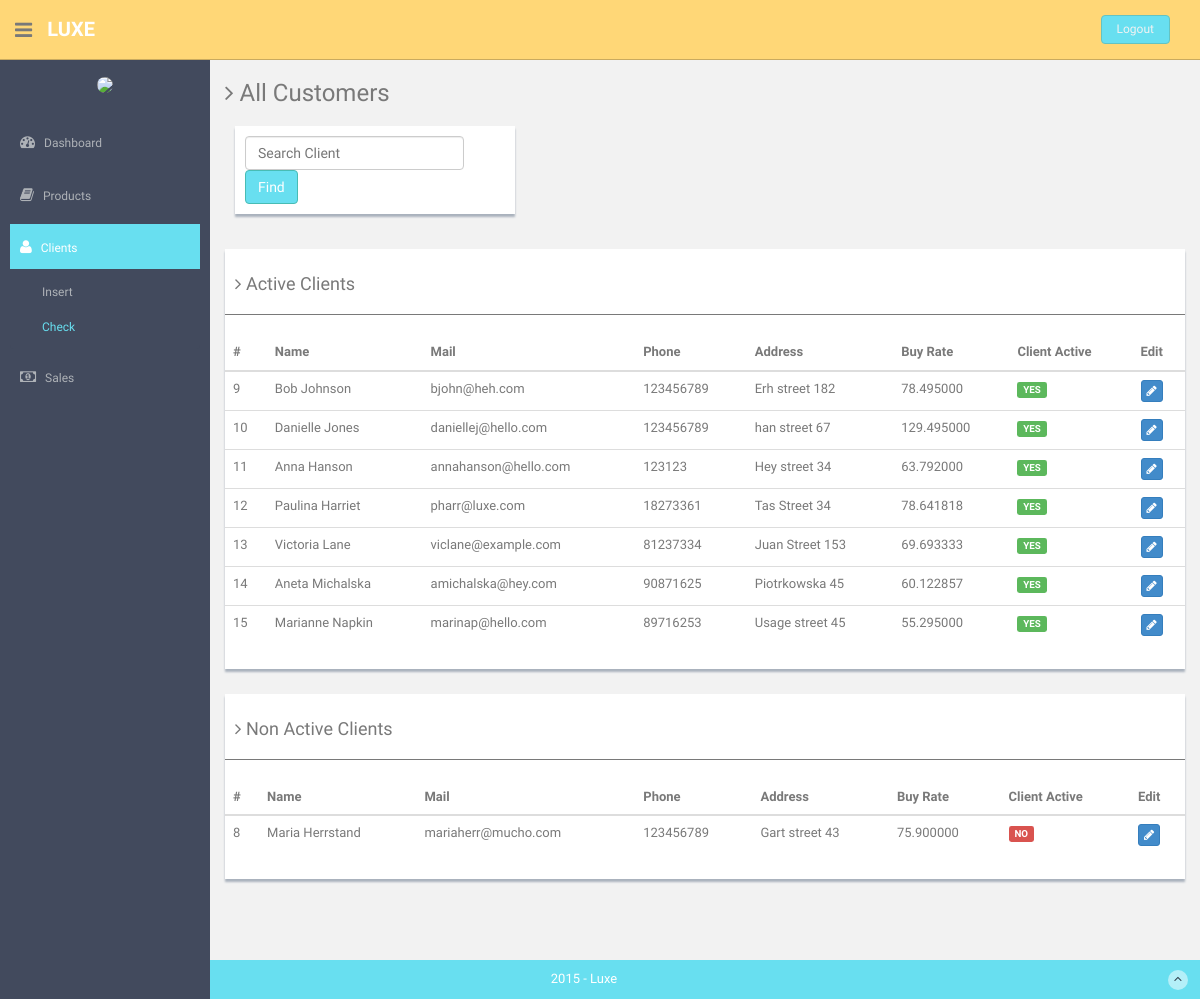
Screenshot of /clients.php (signed in) with the database file from the repository.
### tables this page shows
CREATE TABLE `Clients` (
  `ClientId` int(4) NOT NULL AUTO_INCREMENT,
  `ClientName` varchar(20) NOT NULL,
  `ClientSurname` varchar(20) NOT NULL,
  `ClientMail` varchar(30) NOT NULL,
  `ClientPhone` varchar(11) NOT NULL DEFAULT '',
  `ClientAddress` varchar(30) NOT NULL,
  `ClientBuyRate` double(7,2) NOT NULL,
  `ClientActive` enum('YES','NO') NOT NULL DEFAULT 'YES',
  PRIMARY KEY (`ClientId`),
  KEY `ClientId` (`ClientId`)
);

### functions.php (called while the page is built, shortened)
<?php
	function viewActiveClients(){
	      $db = Database::connect();
	      $db->setAttribute(PDO::ATTR_ERRMODE, PDO::ERRMODE_EXCEPTION);
	      $stmt = $db->query('select * from Clients where ClientActive = "YES";');
         return $stmt;
	}
	function seeBuyRate($id){
		$db = Database::connect();
		$db->setAttribute(PDO::ATTR_ERRMODE, PDO::ERRMODE_EXCEPTION);
		$stmt = $db->prepare('SELECT AVG(ProdPrice) as BR FROM Products JOIN ProductsBySales ON ProductsBySales.IdProduct = Products.ProdId JOIN Sales ON Sales.SalesId = ProductsBySales.IdSale WHERE Sales.IdClient=?');
		$stmt->execute(array($id));
		$result = $stmt->fetch(PDO::FETCH_ASSOC);
		if($result > 0){
			return $result;
		}else{
			return null;
		}
	}
	function viewNonActiveClients(){
	      $db = Database::connect();
	      $db->setAttribute(PDO::ATTR_ERRMODE, PDO::ERRMODE_EXCEPTION);
	      $stmt = $db->query('select * from Clients where ClientActive = "NO";');
         return $stmt;
	}
?>

### clients.php (the view, shortened to what this page needs)
<?php require_once 'functions.php';?>
<!DOCTYPE html>
<html lang="en">
  <head>
    <link href="assets/css/bootstrap.css" rel="stylesheet">
    <link href="assets/font-awesome/css/font-awesome.css" rel="stylesheet" />
    <link href="assets/css/style.css" rel="stylesheet">
    <link href="assets/css/style-responsive.css" rel="stylesheet">
  </head>
  <body>
  <section id="container" >
      <header class="header black-bg">
              <div class="sidebar-toggle-box">
                  <div class="fa fa-bars tooltips" data-placement="right" data-original-title="Toggle Navigation"></div>
              </div>
            <a href="index.php" class="logo"><b>Luxe</b></a>
            <div class="top-menu">
            	<ul class="nav pull-right top-menu">
                    <li><a class="logout" href="login.php">Logout</a></li>
            	</ul>
            </div>
        </header>
      <aside>
          <div id="sidebar"  class="nav-collapse ">
              <ul class="sidebar-menu" id="nav-accordion">
              	  <p class="centered"><img src="assets/img/ui-juan.jpg" class="img-circle" width="60"></p>
                  <li class="mt">
                      <a href="index.php">
                          <i class="fa fa-dashboard"></i>
                          <span>Dashboard</span>
                      </a>
                  </li>
                  <li class="sub-menu">
                      <a href="javascript:;" >
                          <i class="fa fa-book"></i>
                          <span>Products</span>
                      </a>
                  </li>
                  <li class="sub-menu">
                      <a class="active" href="javascript:;" >
                          <i class="fa fa-user"></i>
                          <span>Clients</span>
                      </a>
                      <ul class="sub">
                          <li><a href="formClient.php">Insert</a></li>
                          <li class="active"><a href="clients.php">Check</a></li>
                      </ul>
                  </li>
                  <li class="sub-menu">
                      <a href="sales.php">
                          <i class="fa fa-money"></i>
                          <span>Sales</span>
                      </a>
                  </li>
              </ul>
          </div>
      </aside>
      <section id="main-content">
          <section class="wrapper site-min-height">
          	<h3><i class="fa fa-angle-right"></i> All Customers</h3>
				<div class="row">
					<div class="col-md-4">
						<div class="form-panel">
							<form class="form-inline">
								<div class="form-group">
									<input type="text" class="form-control" name="clientName" id="clientName" placeholder="Search Client">
								</div>
								<span id="clientFinder" class="btn btn-theme">Find</span>
							</form>
						</div>
					</div>
				</div>
          	<div class="row mt">
          		<div class="col-md-12">
	                  	  <div class="content-panel">
	                  	  	  <h4><i class="fa fa-angle-right"></i> Active Clients</h4>
	                  	  	  <hr>
		                      <table class="table table-advance table-hover">
                              <thead>
                                 <tr>
                                    <th>#</th>
                                    <th>Name</th>
                                    <th>Mail</th>
                                    <th class="hidden-phone">Phone</th>
												<th class="hidden-phone">Address</th>
												<th>Buy Rate</th>
												<th>Client Active</th>
												<th>Edit</th>
                                 </tr>
                              </thead>
                              <tbody>
                                 <?php
                                    $results = viewActiveClients();
                                    if($results -> rowCount()<=0){
                                       echo '<tr><td>No clients available</td></tr>';
                                    }else{
                                       foreach ($results as $row) {
														$br = seeBuyRate($row['ClientId']);
                                          echo '<tr>';
                                          echo '<td>'.$row['ClientId']. '</td>';
                                          echo '<td>'.$row['ClientName'].' '.$row['ClientSurname'].'</td>';
                                          echo '<td>'.$row['ClientMail'].'</td>';
                                          echo '<td class="hidden-phone">'.$row['ClientPhone'].'</td>';
														echo '<td class="hidden-phone">'.$row['ClientAddress'].'</td>';
														echo '<td>'.$br['BR'].'</td>';
														echo '<td><span class="label label-success">'.$row['ClientActive'].'</span></td>';
                                          echo '<td>
                                               <a href="editClient.php?idC='.$row['ClientId'].'" class="btn btn-primary btn-xs"><i class="fa fa-pencil"></i></a>
                                               </td>';
                                          echo '</tr>';
                                       }
                                    }
                                 ?>
                              </tbody>
                            </table>
	                  	  </div>
	            </div>
          		<div class="col-md-12 mt">
	                  	  <div class="content-panel">
	                  	  	  <h4><i class="fa fa-angle-right"></i> Non Active Clients</h4>
	                  	  	  <hr>
		                      <table class="table">
                              <thead>
                                 <tr>
                                    <th>#</th>
                                    <th>Name</th>
                                    <th>Mail</th>
                                    <th class="hidden-phone">Phone</th>
												<th class="hidden-phone">Address</th>
												<th>Buy Rate</th>
												<th>Client Active</th>
												<th>Edit</th>
                                 </tr>
                              </thead>
                              <tbody>
                                 <?php
                                    $results = viewNonActiveClients();
                                    if($results -> rowCount()<=0){
                                       echo '<tr><td>No clients available</td></tr>';
                                    }else{
                                       foreach ($results as $row) {
														$br = seeBuyRate($row['ClientId']);
                                          echo '<tr>';
                                          echo '<td>'.$row['ClientId']. '</td>';
                                          echo '<td>'.$row['ClientName'].' '.$row['ClientSurname'].'</td>';
                                          echo '<td>'.$row['ClientMail'].'</td>';
                                          echo '<td class="hidden-phone">'.$row['ClientPhone'].'</td>';
														echo '<td class="hidden-phone">'.$row['ClientAddress'].'</td>';
														echo '<td>'.$br['BR'].'</td>';
														echo '<td><span class="label label-danger">'.$row['ClientActive'].'</span></td>';
                                          echo '<td>
                                               <a href="editClient.php?idC='.$row['ClientId'].'" class="btn btn-primary btn-xs"><i class="fa fa-pencil"></i></a>
                                               </td>';
                                          echo '</tr>';
                                       }
                                    }
                                 ?>
                              </tbody>
                            </table>
	                  	  </div>
	            </div>
          	</div>
		</section>
      </section>
      <footer class="site-footer">
          <div class="text-center">
              2015 - Luxe
              <a href="clients.php#" class="go-top">
                  <i class="fa fa-angle-up"></i>
              </a>
          </div>
      </footer>
  </section>
  </body>
</html>

### assets/css/style.css (style rules this page uses)
body { color: #797979; background: #f2f2f2; font-family: 'Ruda', sans-serif; padding: 0px !important; margin: 0px !important; font-size:13px; }
ul li { list-style: none; }
a, a:hover, a:focus { text-decoration: none; outline: none; }
#container { width: 100%; height: 100%; }
.btn-theme { color: #fff; background-color: #68dff0; border-color: #48bcb4; }
hr { margin-top: 20px; margin-bottom: 20px; border: 0; border-top: 1px solid #797979; }
.centered { text-align: center; }
.mt { margin-top: 25px; }
ul.top-menu > li > .logout { color: #f2f2f2; font-size: 12px; border-radius: 4px; -webkit-border-radius: 4px; border: 1px solid #64c3c2 !important; padding: 5px 15px; margin-right: 15px; background: #68dff0; margin-top: 15px; }
#sidebar { width: 210px; height: 100%; position: fixed; background: #424a5d; }
#sidebar ul li { position: relative; }
#sidebar .sub-menu > .sub li { padding-left: 32px; }
#sidebar .sub-menu > .sub li:last-child { padding-bottom: 10px; }
ul.sidebar-menu , ul.sidebar-menu li ul.sub { margin: -2px 0 0; padding: 0; }
ul.sidebar-menu { margin-top: 75px; }
#sidebar > ul > li > ul.sub { display: none; }
#sidebar > ul > li.active > ul.sub, #sidebar > ul > li > ul.sub > li > a { display: block; }
ul.sidebar-menu li ul.sub li { background: #424a5d; margin-bottom: 0; margin-left: 0; margin-right: 0; }
ul.sidebar-menu li ul.sub li:last-child { border-radius: 0 0 4px 4px; -webkit-border-radius: 0 0 4px 4px; }
ul.sidebar-menu li ul.sub li a { font-size: 12px; padding: 6px 0; line-height: 35px; height: 35px; -webkit-transition: all 0.3s ease; -moz-transition: all 0.3s ease; -o-transition: all 0.3s ease; -ms-transition: all 0.3s ease; transition: all 0.3s ease; color: #aeb2b7; }
ul.sidebar-menu li ul.sub li.active a { color: #68dff0; -webkit-transition: all 0.3s ease; -moz-transition: all 0.3s ease; -o-transition: all 0.3s ease; -ms-transition: all 0.3s ease; transition: all 0.3s ease; display: block; }
ul.sidebar-menu li { margin-bottom: 5px; margin-left:10px; margin-right:10px; }
ul.sidebar-menu li.sub-menu { line-height: 15px; }
ul.sidebar-menu li a span { display: inline-block; }
ul.sidebar-menu li a { color: #aeb2b7; text-decoration: none; display: block; padding: 15px 0 15px 10px; font-size: 12px; outline: none; -webkit-transition: all 0.3s ease; -moz-transition: all 0.3s ease; -o-transition: all 0.3s ease; -ms-transition: all 0.3s ease; transition: all 0.3s ease; }
ul.sidebar-menu li a.active, ul.sidebar-menu li a:hover, ul.sidebar-menu li a:focus { background: #68dff0; color: #fff; display: block; -webkit-transition: all 0.3s ease; -moz-transition: all 0.3s ease; -o-transition: all 0.3s ease; -ms-transition: all 0.3s ease; transition: all 0.3s ease; }
ul.sidebar-menu li a i { font-size: 15px; padding-right: 6px; }
ul.sidebar-menu li a.active i { color: #fff; }
#main-content { margin-left: 210px; }
.header, .footer { min-height: 60px; padding: 0 15px; }
.header { position: fixed; left: 0; right: 0; z-index: 1002; }
.black-bg { background: #ffd777; border-bottom: 1px solid #c9aa5f; }
.wrapper { display: inline-block; margin-top: 60px; padding-left: 15px; padding-right: 15px; padding-bottom: 15px; padding-top: 0px; width: 100%; }
a.logo { font-size: 20px; color: #ffffff; float: left; margin-top: 15px; text-transform: uppercase; }
a.logo b { font-weight: 900; }
#top_menu .nav > li, ul.top-menu > li { float: left; }
ul.top-menu > li > a { color: #666666; font-size: 16px; border-radius: 4px; -webkit-border-radius: 4px; border:1px solid #666666 !important; padding: 2px 6px; margin-right: 15px; }
.sidebar-toggle-box { float: left; padding-right: 15px; margin-top: 20px; }
.sidebar-toggle-box .fa-bars { cursor: pointer; display: inline-block; font-size: 20px; }
.content-panel { background: #ffffff; box-shadow: 0px 3px 2px #aab2bd; padding-top: 15px; padding-bottom: 5px; }
.content-panel h4 { margin-left: 10px; }
.form-panel { background: #ffffff; margin: 10px; padding: 10px; box-shadow: 0px 3px 2px #aab2bd; text-align: left; }
.site-footer { background: #68dff0; color: #fff; padding: 10px 0; }
.go-top { margin-right: 1%; float: right; background: rgba(255,255,255,.5); width: 20px; height: 20px; border-radius: 50%; -webkit-border-radius: 50%; }
.go-top i { color: #2A3542; }
.site-min-height { min-height: 900px; }

### rows the page displays
clients: ClientId "9", ClientName "Bob", ClientSurname "Johnson", ClientMail "bjohn@heh.com", ClientPhone "123456789", ClientAddress "Erh street 182", BR "78.495000", ClientActive "YES"
clients: ClientId "10", ClientName "Danielle", ClientSurname "Jones", ClientMail "daniellej@hello.com", ClientPhone "123456789", ClientAddress "han street 67", BR "129.495000", ClientActive "YES"
clients: ClientId "11", ClientName "Anna", ClientSurname "Hanson", ClientMail "annahanson@hello.com", ClientPhone "123123", ClientAddress "Hey street 34", BR "63.792000", ClientActive "YES"
clients: ClientId "12", ClientName "Paulina", ClientSurname "Harriet", ClientMail "pharr@luxe.com", ClientPhone "18273361", ClientAddress "Tas Street 34", BR "78.641818", ClientActive "YES"
clients: ClientId "13", ClientName "Victoria", ClientSurname "Lane", ClientMail "viclane@example.com", ClientPhone "81237334", ClientAddress "Juan Street 153", BR "69.693333", ClientActive "YES"
clients: ClientId "14", ClientName "Aneta", ClientSurname "Michalska", ClientMail "amichalska@hey.com", ClientPhone "90871625", ClientAddress "Piotrkowska 45", BR "60.122857", ClientActive "YES"
clients: ClientId "15", ClientName "Marianne", ClientSurname "Napkin", ClientMail "marinap@hello.com", ClientPhone "89716253", ClientAddress "Usage street 45", BR "55.295000", ClientActive "YES"
clients: ClientId "8", ClientName "Maria", ClientSurname "Herrstand", ClientMail "mariaherr@mucho.com", ClientPhone "123456789", ClientAddress "Gart street 43", BR "75.900000", ClientActive "NO"
